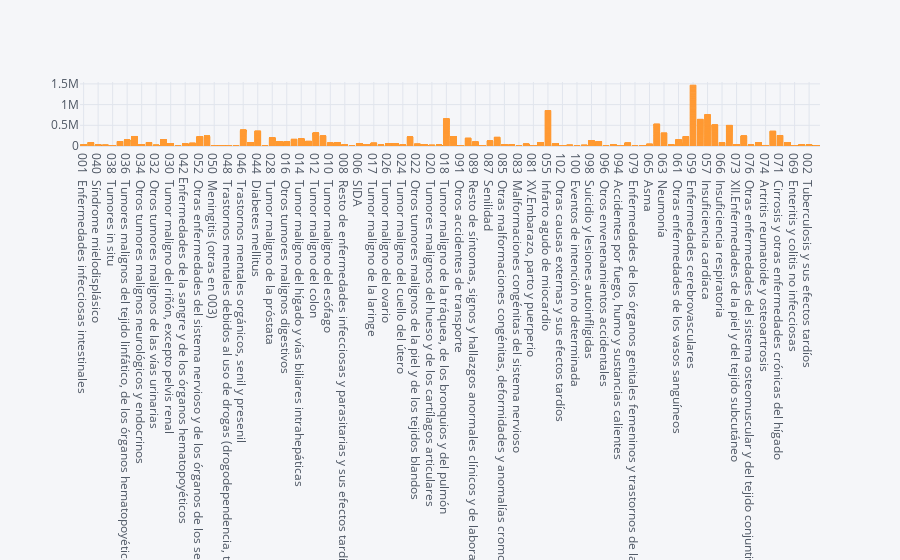

This figure's notebook cell:
### Code cell
deaths_all_ages.iplot(kind='bar',
             x= 'Causa de muerte',
              y= 'Total')

### Figure 1 — Plotly figure (JSON) as saved in the notebook; plotly's stock layout.template omitted (floating-point values rounded to 4 significant figures; data arrays with more than 128 entries replaced by an {"elided": "..."} marker saying what was removed)
{"data": [{"marker": {"color": "rgba(255, 153, 51, 0.6)", "line": {"color": "rgba(255, 153, 51, 1.0)", "width": 1}}, "name": "Total", "orientation": "v", "text": "", "type": "bar", "x": {"elided": "7956 str values"}, "y": {"elided": "7956 int values"}}], "layout": {"legend": {"bgcolor": "#F5F6F9", "font": {"color": "#4D5663"}}, "paper_bgcolor": "#F5F6F9", "plot_bgcolor": "#F5F6F9", "title": {"font": {"color": "#4D5663"}}, "xaxis": {"gridcolor": "#E1E5ED", "showgrid": true, "tickfont": {"color": "#4D5663"}, "title": {"font": {"color": "#4D5663"}, "text": ""}, "zerolinecolor": "#E1E5ED"}, "yaxis": {"gridcolor": "#E1E5ED", "showgrid": true, "tickfont": {"color": "#4D5663"}, "title": {"font": {"color": "#4D5663"}, "text": ""}, "zerolinecolor": "#E1E5ED"}}}
